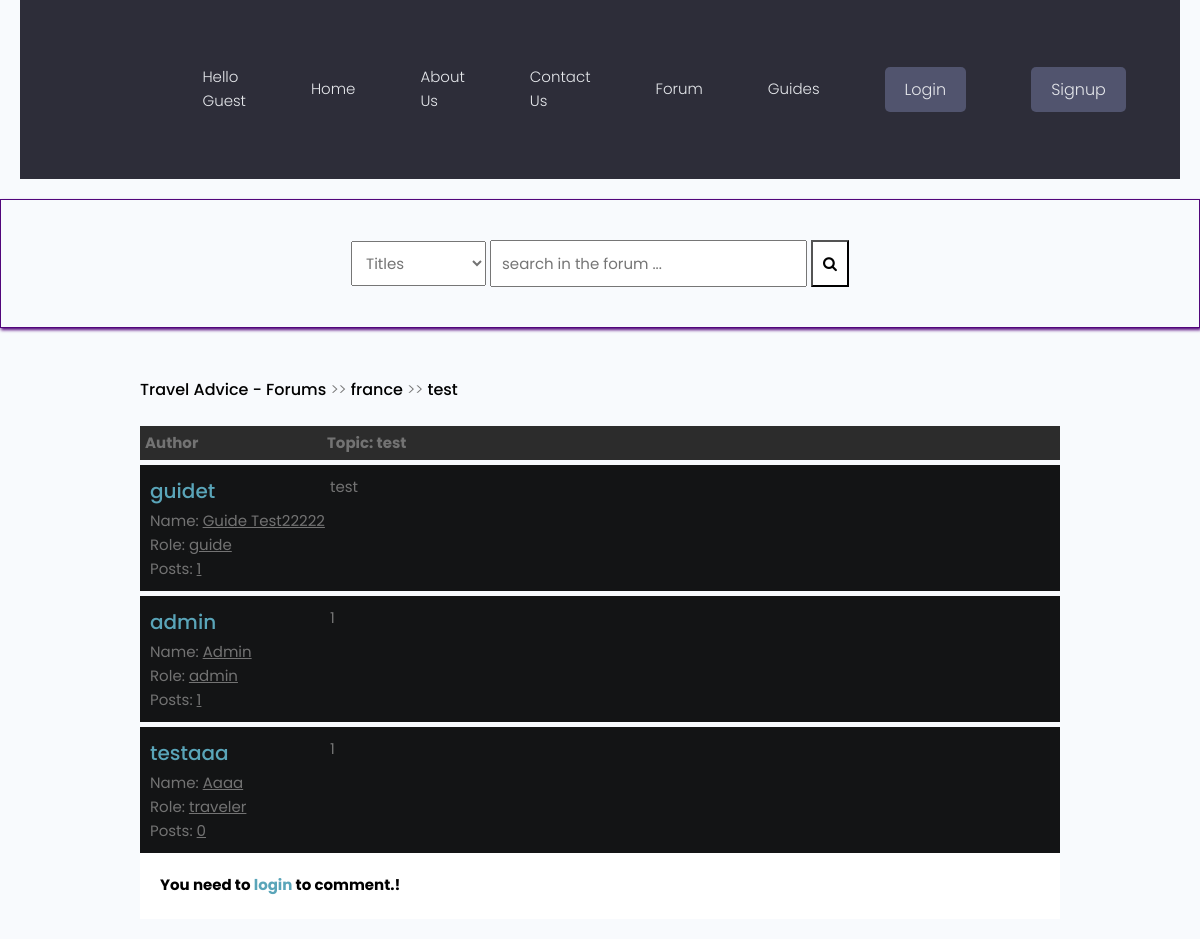
Screenshot of /forum/detail/test/ with the database file from the repository.
### forum/models.py (models this page shows, shortened)
class Post(models.Model):
    title = models.CharField(max_length=400,unique=True)
    slug = models.SlugField(max_length=400, unique=True, blank=True)
    user = models.ForeignKey(Author, on_delete=models.CASCADE) #frame key of the author
    content = HTMLField()
    categories = models.ForeignKey(Category, on_delete=models.SET_NULL, null=True)
    date = models.DateTimeField(auto_now_add=True)
    tags = TaggableManager() #imported from taggit.managers
    comments = models.ManyToManyField(Comment, blank=True)
    closed = models.BooleanField(default=False)
    def get_url(self):
        return reverse("detail", kwargs={
            "slug":self.slug
        })

class Category(models.Model):
    title = models.CharField(max_length=50)
    slug = models.SlugField(max_length=400, unique=True, blank=True)
    description = models.TextField(default="description")
    category_image = models.ImageField(
        null=True, blank=True, upload_to='flags/', default= "flags/flag-default.png")
    class Meta:
        verbose_name_plural = "categories"
    def __str__(self):
        return self.title
    def get_url(self):
        return reverse("posts", kwargs={ #imported from django.shortcuts
            "slug": self.slug
        })

class Author(models.Model):
    user = models.ForeignKey(User, on_delete=models.CASCADE)
    fullname = models.CharField(max_length=40, blank=True,unique=True)
    slug = models.SlugField(max_length=400, unique=True, blank=True) # imported from django.utils.text
    bio = HTMLField() #desctription of the user imported the field from tinymce.models
    @property
    def num_posts(self):
        return Post.objects.filter(user=self).count()
    @property
    def user_name(self):
        return self.user
    @property
    def user_group(self):
        return (self.user).groups.all()[0].name
    @property
    def user_profile(self):
        return self.user.profile.id

class Comment(models.Model):
    user = models.ForeignKey(Author, on_delete=models.CASCADE)
    content = models.TextField()
    date = models.DateTimeField(auto_now_add=True)

### forum/views.py (the view)
# urls.py: path("detail/<slug>/", detail, name="detail"),
def detail(request, slug):
    post = get_object_or_404(Post, slug=slug)
    if request.user.is_authenticated:
        author = Author.objects.get(user=request.user)
    if "comment-form" in request.POST:
        comment = request.POST.get("comment")
        new_comment, created = Comment.objects.get_or_create(user=author, content=comment)
        post.comments.add(new_comment.id)
    context = {
        "post":post,
        "title": post.title,
    }
    return render(request,'forum/detail.html', context)

### forum/context_processors.py (called while the page is built, shortened)
def searchFunction(request):
    search_context = {}
    posts = Post.objects.all()
    return search_context

### forum/templates/forum/detail.html (shortened to what this page needs)
{% extends 'forumsbase.html' %}
{% block content %}
    <div class="container">
        <div class="navigate">
            <span><a href="{% url 'forumhome' %}">Travel Advice - Forums</a> >> <a href="{{post.categories.get_url}}">{{post.categories}}</a> >> <a href="{{post.get_url}}">{{post.title}}</a></span>
        </div>
        <div class="topic-container">
            <div class="head">
                <div class="authors">Author</div>
                <div class="content">Topic: {{post.title}} </div>
            </div>
            <div class="body">
                <div class="authors">
                    <div class="username"><a href="{% url  'guide-profile' post.user.user_profile %}">{{post.user.user_name}}</a></div>
                    <div>Name: <u>{{post.user.fullname|title}}</u> </div>
                    <div>Role: <u>{{post.user.user_group}}</u> </div>
                    <div>Posts: <u>{{post.user.num_posts}}</u></div>
                </div>
                <div class="content">
                    {{post.content|safe}}
                    <br>
                </div>
            </div>
        </div>
        {% for comment in post.comments.all %}
        <div class="comments-container">
            <div class="body">
                <div class="authors">
                    <div class="username"><a href="{% url  'guide-profile' comment.user.user_profile %}">{{comment.user.user_name}}</a></div>
                    <div>Name: <u>{{comment.user.fullname|title}}</u> </div>
                    <div>Role: <u>{{comment.user.user_group}}</u> </div>
                    <div>Posts: <u>{{comment.user.num_posts}}</u></div>
                </div>
                <div class="content">
                    {{comment.content}}
                    <br>
                </div>
            </div>
        </div>
        {% endfor %}
        {% if post.closed == True %}
        <div style="background-color:#fff;color:#000;font-weight:bolder;padding:20px;width:100%;"> This Topic Is Closed! </div>
        {% else %}
        {% if request.user.is_authenticated %}
        <form action="." method="post">
            {% csrf_token %}
            <div class="comment-area " id="comment-area">
                <textarea name="comment" id="" placeholder="comment here ... "></textarea>
                <input type="submit" value="submit" name="comment-form">
            </div>
        </form>
        {% else %}
<div style="background-color:#fff;color:#000;font-weight:bolder;padding:20px;width:100%;"> You need to <a href="{% url 'signin' %}"><b>login</b></a> to comment.! </div>
        {% endif %}
        {% endif %}
    </div>
     {% endblock content %}

### static/styles/style.css (style rules this page uses)
* { box-sizing: border-box; }
html { font-size: 14px; font-family: 'Titillium Web', sans-serif; background-color:rgb(0,0,0); color:#FEFEFE; }
a { color:#FF0042; font-weight: bolder; text-decoration: none; }
.container { margin: 20px; padding: 20px; }
.navigate { margin-block: 20px; font-weight: lighter; font-size: 24px; }
.navigate a { color: #000; }
.head { display: flex; background-color: #2C2C2C; padding: 5px; font-weight: bold; font-size: 15px; }
.authors { flex: 20%; }
.content { flex: 80%; }
.body { display: flex; background-color: #131415; padding: 10px; margin-top: 5px; }
.body .authors .username { font-size: 20px; }

### static/styles/app.css (style rules this page uses)
:root { --color-sub: #2d2d39; }

### static/uikit/styles/modules/_variables.css (style rules this page uses)
:root { --color-main: #5aa5b9; --color-main-light: #e6faff; --color-sub: #3f4156; --color-sub-light: #51546e; --color-sub-lighter: #ededfd; --color-text: #737373; --color-gray: #8b8b8b; --color-light: #e5e7eb; --color-light-gray: #767676; --color-bg: #f8fafd; --color-white: #fffefd; --color-white-light: #f3f3f3; --color-success: #359e64; --color-success-bg: #def8e8; --color-error: #fc4b0b; --color-error-bg: #fff2ee; --font-base: 'Poppins', arial, helvetica, 'Segoe UI', roboto, ubuntu, sans-serif; --font-monospace: 'Fira Code', 'Courier New', courier, monospace; --font-regular: 300; --font-medium: 500; --font-bold: 700; --generic-shadow: 1px 1px 5px #00000010; --generic-transition: all 0.3s ease-in-out; }

### static/uikit/styles/modules/_base.css (style rules this page uses)
* { margin: 0; padding: 0; box-sizing: border-box; text-rendering: optimizeLegibility; color: inherit; font-size: inherit; }
html { font-size: 50%; }
@media only screen and (min-width: 480px) { html { font-size: 56.25%; } }
@media only screen and (min-width: 1200px) { html { font-size: 62.5%; } }
body { line-height: 1.6; font-weight: 400; font-size: 1.5rem; color: var(--color-text); background-color: var(--color-bg); min-height: 100vh; }

### static/uikit/styles/modules/_typography.css (style rules this page uses)
* { font-family: var(--font-base); }
p, span, strong { font-size: 1.6rem; color: var(--color-text); font-weight: var(--font-regular); }
a { padding-bottom: 2px; text-decoration: none; display: inline-block; color: var(--color-main); font-weight: var(--font-medium); }

### static/uikit/styles/modules/_utilities.css (style rules this page uses)
.container { width: 92%; max-width: 165rem; margin: 0 auto; box-sizing: border-box; }
@media screen and (min-width: 1000px) { .container { width: 90%; } }
@media screen and (min-width: 1200px) { .container { width: 80%; } }

### rows the page displays
Post: categories "france", title "test", user.user_name "guidet", user.fullname "Guide Test22222", user.user_group "guide", user.num_posts "1", content "test"
Comment: user.user_name "admin", user.fullname "Admin", user.user_group "admin", user.num_posts "1", content "1"
Comment: user.user_name "testaaa", user.fullname "Aaaa", user.user_group "traveler", user.num_posts "0", content "1"
